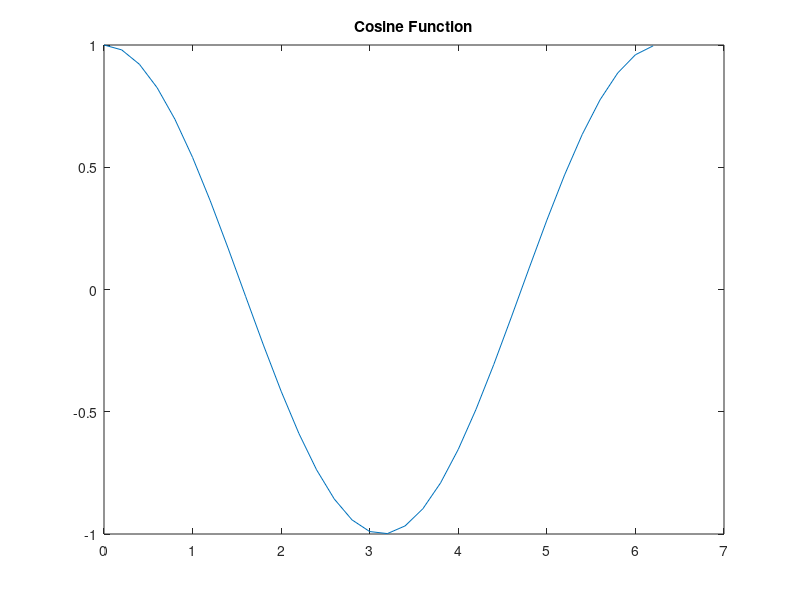

MATLAB code to generate this figure:
% Comprehensive MATLAB Test
% Tests various MATLAB features with plotting

disp('===========================================');
disp('MATLAB Comprehensive Feature Test');
disp('===========================================');
disp('');

% 1. Basic arithmetic
disp('1. Testing basic arithmetic...');
a = 10;
b = 20;
c = a + b;
disp('a = ');
disp(a);
disp('b = ');
disp(b);
disp('c = a + b = ');
disp(c);
disp('');

% 2. Arrays and ranges
disp('2. Creating arrays...');
arr1 = [1, 2, 3, 4, 5];
arr2 = [0:0.5:5];
disp('Arrays created successfully');
disp('');

% 3. Mathematical functions
disp('3. Testing math functions...');
x = [0:0.2:6.28];
y_sin = sin(x);
y_cos = cos(x);
y_exp = exp(x / 10);
disp('Math functions computed');
disp('');

% 4. Plotting
disp('4. Creating plots...');
plot(x, y_sin);
title('Sine Function');
xlabel('X');
ylabel('sin(X)');
disp('First plot created');

plot(x, y_cos);
title('Cosine Function');
disp('Second plot created');
disp('');

% 5. Conditional logic
disp('5. Testing conditionals...');
if a < b
    disp('a is less than b - correct!');
end

if c == 30
    disp('c equals 30 - correct!');
end
disp('');

% 6. Loops
disp('6. Testing loops...');
sum_val = 0;
for i = [1:5]
    sum_val = sum_val + i;
end
disp('Sum of 1 to 5 = ');
disp(sum_val);
disp('');

disp('===========================================');
disp('All tests completed successfully!');
disp('===========================================');
